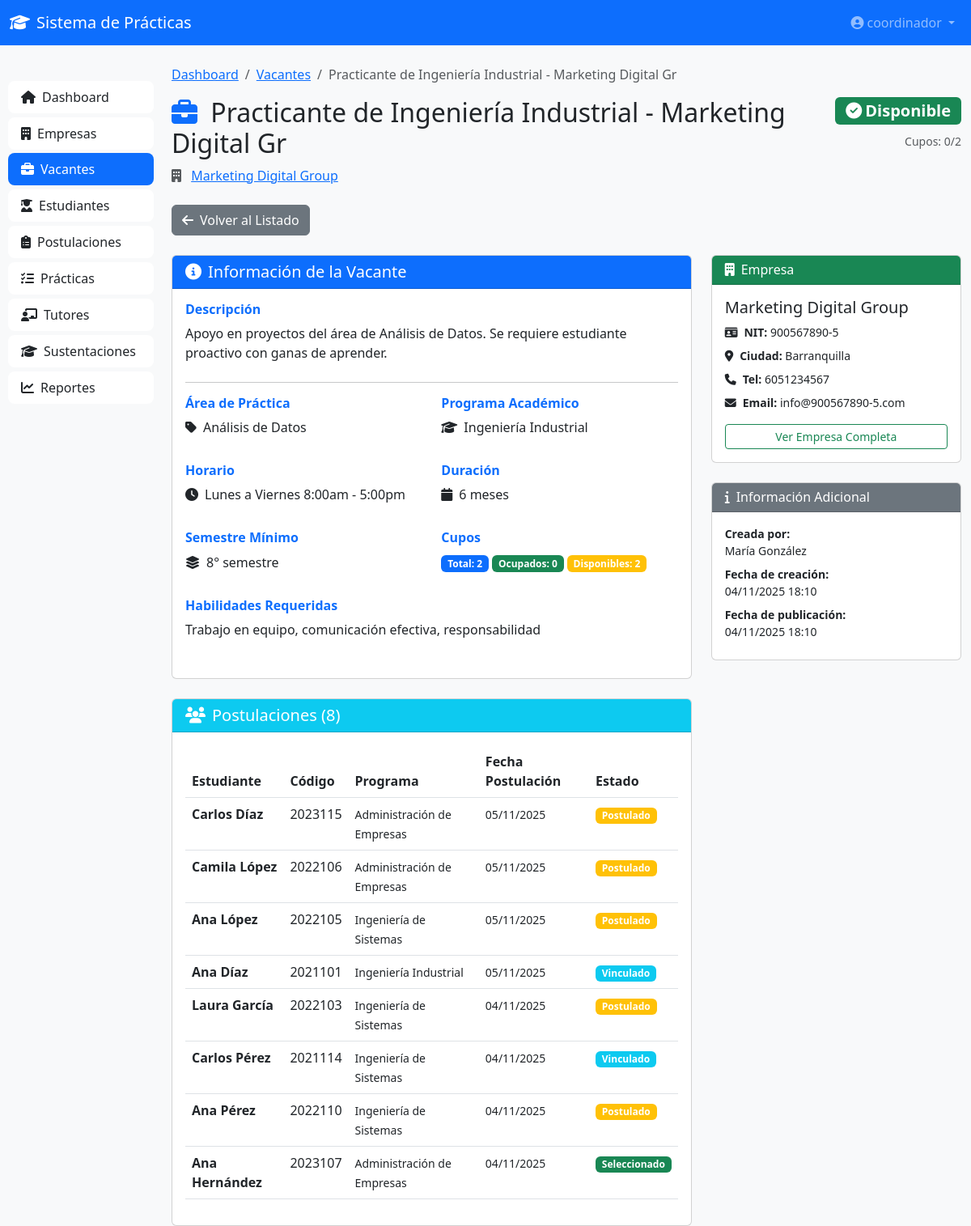
The app's page /vacantes/6/ (signed in), older data.
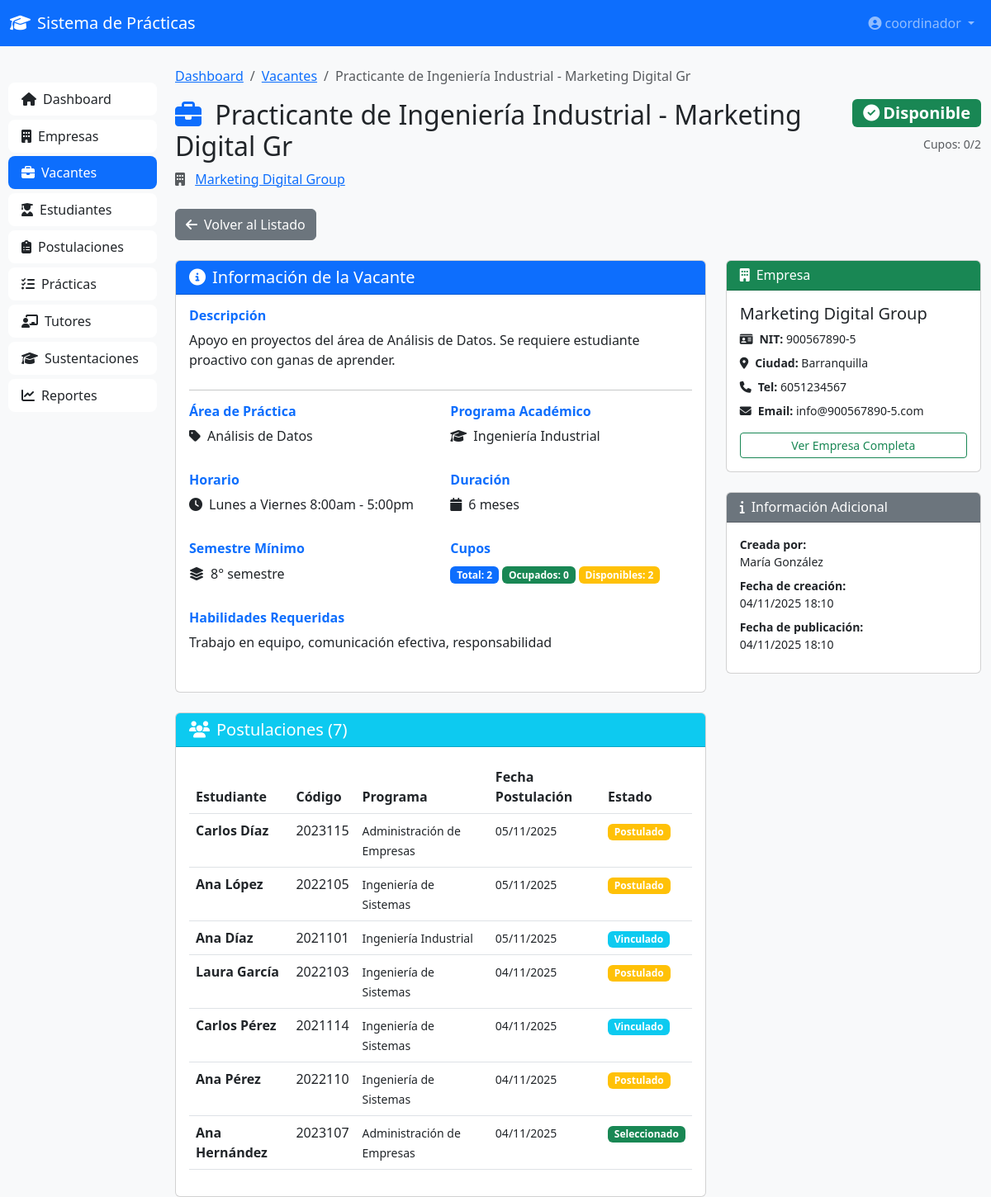
The same page, newer data.
### coordinacion/models.py (models this page shows, shortened)
class Postulacion(models.Model):
    ESTADO_CHOICES = [
        ('POSTULADO', 'Postulado'),
        ('SELECCIONADO', 'Seleccionado por Empresa'),
        ('RECHAZADO', 'Rechazado'),
        ('VINCULADO', 'Vinculado'),
    ]
    vacante = models.ForeignKey(Vacante, on_delete=models.CASCADE, related_name='postulaciones')
    estudiante = models.ForeignKey(Estudiante, on_delete=models.CASCADE, related_name='postulaciones')
    postulado_por = models.ForeignKey(Coordinador, on_delete=models.CASCADE, related_name='postulaciones_realizadas')
    estado = models.CharField(max_length=20, choices=ESTADO_CHOICES, default='POSTULADO')
    fecha_postulacion = models.DateTimeField(auto_now_add=True)
    fecha_respuesta = models.DateTimeField(blank=True, null=True)
    observaciones = models.TextField(blank=True, null=True)
    class Meta:
        verbose_name = 'Postulación'
        verbose_name_plural = 'Postulaciones'
        ordering = ['-fecha_postulacion']
        unique_together = ['vacante', 'estudiante']

class Estudiante(models.Model):
    ESTADO_CHOICES = [
        ('APTO', 'Apto para Práctica'),
        ('EN_PRACTICA', 'En Práctica'),
        ('FINALIZADO', 'Práctica Finalizada'),
        ('NO_APTO', 'No Apto'),
    ]
    user = models.OneToOneField(User, on_delete=models.CASCADE, related_name='estudiante')
    codigo = models.CharField(max_length=20, unique=True)
    nombre_completo = models.CharField(max_length=200)
    email = models.EmailField()
    telefono = models.CharField(max_length=20)
    programa_academico = models.CharField(max_length=200)
    semestre = models.IntegerField()
    hoja_vida = models.FileField(
        upload_to='estudiantes/hojas_vida/',
        validators=[FileExtensionValidator(['pdf'])],
        blank=True,
        null=True
    )
    estado = models.CharField(max_length=20, choices=ESTADO_CHOICES, default='APTO')
    promedio_academico = models.DecimalField(max_digits=3, decimal_places=2, blank=True, null=True)
    fecha_registro = models.DateTimeField(auto_now_add=True)
    class Meta:
        verbose_name = 'Estudiante'
        verbose_name_plural = 'Estudiantes'
        ordering = ['nombre_completo']

### coordinacion/views.py (the view)
# urls.py: path('vacantes/<int:vacante_id>/', views.vacante_detalle, name='vacante_detalle'),
@login_required
def vacante_detalle(request, vacante_id):
    vacante = get_object_or_404(Vacante, id=vacante_id)
    context = {
        'vacante': vacante,
        'postulaciones': vacante.postulaciones.select_related('estudiante').all(),
    }
    return render(request, 'coordinacion/vacantes/detalle.html', context)

### coordinacion/models.py (called while the page is built)
    @property
    def cupos_disponibles(self):
        return self.cantidad_cupos - self.cupos_ocupados

### coordinacion/templates/coordinacion/vacantes/detalle.html (shortened to what the changed rows need)
{% extends 'coordinacion/base.html' %}
{% load static %}
{% block content %}
<div class="container-fluid mt-4">
    <div class="row">
        <div class="col-md-9 col-lg-10">
            <div class="d-flex justify-content-between align-items-start mb-4">
                <div>
                    <h2>
                        <i class="fas fa-briefcase me-2 text-primary"></i>
                        {{ vacante.titulo }}
                    </h2>
                </div>
            </div>
            <div class="row g-4">
                <div class="col-lg-8">
                    <div class="card">
                        <div class="card-header bg-info text-white">
                            <h5 class="mb-0">
                                <i class="fas fa-users me-2"></i>Postulaciones ({{ postulaciones.count }})
                            </h5>
                        </div>
                        <div class="card-body">
                            {% if postulaciones %}
                                <div class="table-responsive">
                                    <table class="table table-hover">
                                        <thead>
                                            <tr>
                                                <th>Estudiante</th>
                                                <th>Código</th>
                                                <th>Programa</th>
                                                <th>Fecha Postulación</th>
                                                <th>Estado</th>
                                            </tr>
                                        </thead>
                                        <tbody>
                                            {% for postulacion in postulaciones %}
                                                <tr>
                                                    <td><strong>{{ postulacion.estudiante.nombre_completo }}</strong></td>
                                                    <td>{{ postulacion.estudiante.codigo }}</td>
                                                    <td><small>{{ postulacion.estudiante.programa_academico }}</small></td>
                                                    <td><small>{{ postulacion.fecha_postulacion|date:"d/m/Y" }}</small></td>
                                                    <td>
                                                        {% if postulacion.estado == 'POSTULADO' %}
                                                            <span class="badge bg-warning">Postulado</span>
                                                        {% elif postulacion.estado == 'SELECCIONADO' %}
                                                            <span class="badge bg-success">Seleccionado</span>
                                                        {% elif postulacion.estado == 'RECHAZADO' %}
                                                            <span class="badge bg-danger">Rechazado</span>
                                                        {% else %}
                                                            <span class="badge bg-info">Vinculado</span>
                                                        {% endif %}
                                                    </td>
                                                </tr>
                                            {% endfor %}
                                        </tbody>
                                    </table>
                                </div>
                            {% else %}
                                <div class="text-center py-4">
                                    <i class="fas fa-inbox fa-3x text-muted mb-3"></i>
                                    <p class="text-muted">No hay postulaciones para esta vacante</p>
                                </div>
                            {% endif %}
                        </div>
                    </div>
                </div>
            </div>
        </div>
    </div>
</div>
{% endblock %}

Row changes from the older to the newer data that the page shows:
removed Postulacion: estudiante.nombre_completo "Camila López", estudiante.codigo "2022106", estudiante.programa_academico "Administración de Empresas", fecha_postulacion "05/11/2025", estado "Postulado"
Text that changed along with them:
{{ postulaciones.count }}: "8" → "7"
